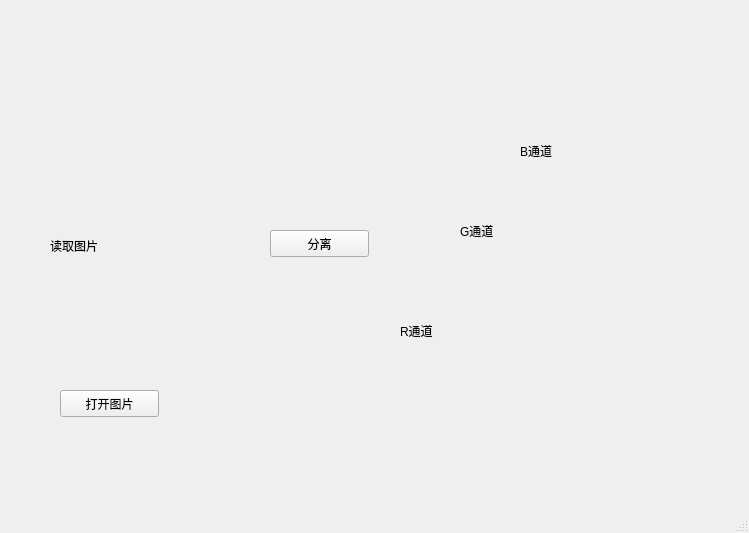
<?xml version="1.0" encoding="UTF-8"?>
<ui version="4.0">
 <class>openimage</class>
 <widget class="QMainWindow" name="openimage">
  <property name="geometry">
   <rect>
    <x>0</x>
    <y>0</y>
    <width>749</width>
    <height>533</height>
   </rect>
  </property>
  <property name="windowTitle">
   <string>MainWindow</string>
  </property>
  <widget class="QWidget" name="centralwidget">
   <widget class="QLabel" name="label_raw">
    <property name="geometry">
     <rect>
      <x>50</x>
      <y>140</y>
      <width>201</width>
      <height>211</height>
     </rect>
    </property>
    <property name="text">
     <string>读取图片</string>
    </property>
   </widget>
   <widget class="QPushButton" name="readButton">
    <property name="geometry">
     <rect>
      <x>60</x>
      <y>390</y>
      <width>99</width>
      <height>27</height>
     </rect>
    </property>
    <property name="text">
     <string>打开图片</string>
    </property>
   </widget>
   <widget class="QLabel" name="label_red">
    <property name="geometry">
     <rect>
      <x>400</x>
      <y>230</y>
      <width>221</width>
      <height>201</height>
     </rect>
    </property>
    <property name="text">
     <string>R通道</string>
    </property>
   </widget>
   <widget class="QPushButton" name="convertButton">
    <property name="geometry">
     <rect>
      <x>270</x>
      <y>230</y>
      <width>99</width>
      <height>27</height>
     </rect>
    </property>
    <property name="text">
     <string>分离</string>
    </property>
   </widget>
   <widget class="QLabel" name="label_green">
    <property name="geometry">
     <rect>
      <x>460</x>
      <y>120</y>
      <width>211</width>
      <height>221</height>
     </rect>
    </property>
    <property name="text">
     <string>G通道</string>
    </property>
   </widget>
   <widget class="QLabel" name="label_blue">
    <property name="geometry">
     <rect>
      <x>520</x>
      <y>60</y>
      <width>191</width>
      <height>181</height>
     </rect>
    </property>
    <property name="text">
     <string>B通道</string>
    </property>
   </widget>
  </widget>
  <widget class="QMenuBar" name="menubar">
   <property name="geometry">
    <rect>
     <x>0</x>
     <y>0</y>
     <width>749</width>
     <height>25</height>
    </rect>
   </property>
  </widget>
  <widget class="QStatusBar" name="statusbar"/>
 </widget>
 <resources/>
 <connections>
  <connection>
   <sender>readButton</sender>
   <signal>clicked()</signal>
   <receiver>openimage</receiver>
   <slot>openNewImage()</slot>
   <hints>
    <hint type="sourcelabel">
     <x>166</x>
     <y>461</y>
    </hint>
    <hint type="destinationlabel">
     <x>208</x>
     <y>507</y>
    </hint>
   </hints>
  </connection>
  <connection>
   <sender>convertButton</sender>
   <signal>clicked()</signal>
   <receiver>openimage</receiver>
   <slot>convertImg()</slot>
   <hints>
    <hint type="sourcelabel">
     <x>393</x>
     <y>289</y>
    </hint>
    <hint type="destinationlabel">
     <x>337</x>
     <y>165</y>
    </hint>
   </hints>
  </connection>
 </connections>
 <slots>
  <slot>convertImg()</slot>
 </slots>
</ui>
